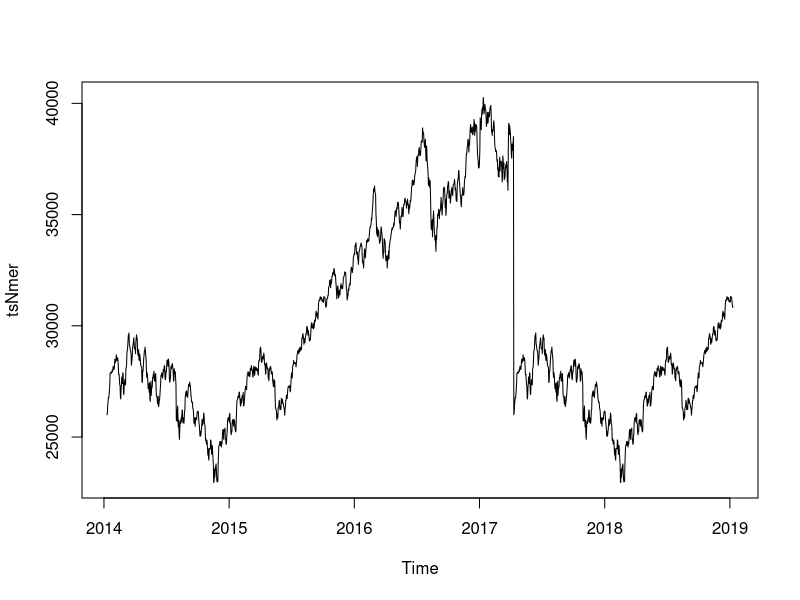
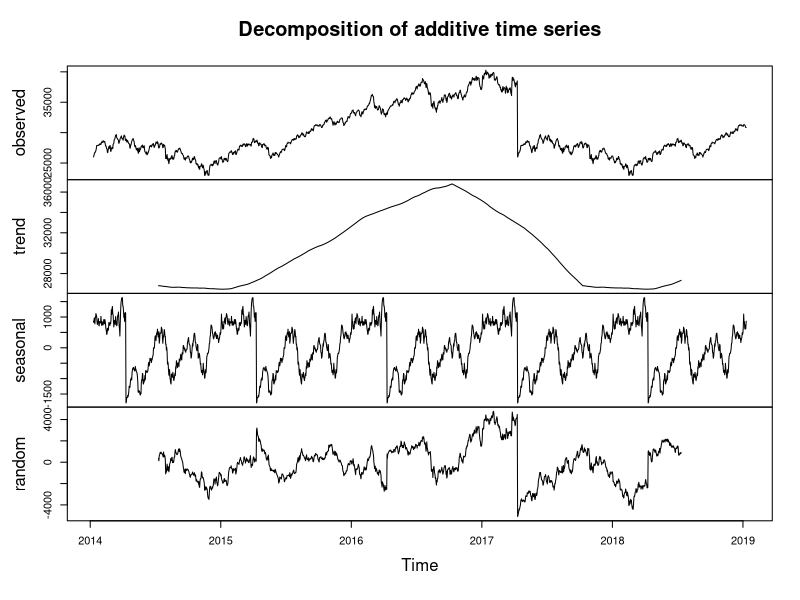

The R source for these figures, in order:

Sensex<-read.csv("Datasets/BSESN.csv")
Nifty<-read.csv("Datasets/NSEI.csv")
DowJones<-read.csv("Datasets/DJI.csv")
LBMAGold<-read.csv("Datasets/LBMA-GOLD.csv")

#Goal to predict the trend in Sensex based on Gold Values

Mer<-merge(Sensex,LBMAGold,join='inner')
Mer

Mer<-na.omit(Mer)
str(Mer)

Nmer<-Mer[,colnames(Mer)!="Adj.Close"]
Nmer<-Nmer[,colnames(Nmer)!="GBP..AM."]
Nmer<-Nmer[,colnames(Nmer)!="USD..AM."]
Nmer<-Nmer[,colnames(Nmer)!="EURO..AM."]

str(Nmer)
Nmer$Close<-as.numeric(as.character(Nmer$Close))
Nmer<-na.omit(Nmer)
str(Nmer)

#Applied Linear regression on closing values of Sensex dataset 
linmod<-lm(Nmer$Close~Nmer$USD..PM.+Nmer$GBP..PM.+Nmer$EURO..PM.)
summary(linmod)

tsNmer<-ts(Nmer$Close,frequency=365,start=c(2014,10,16),end = c(2019,10,15))
plot.ts(tsNmer)

mplts<-decompose(tsNmer)
plot(mplts)
